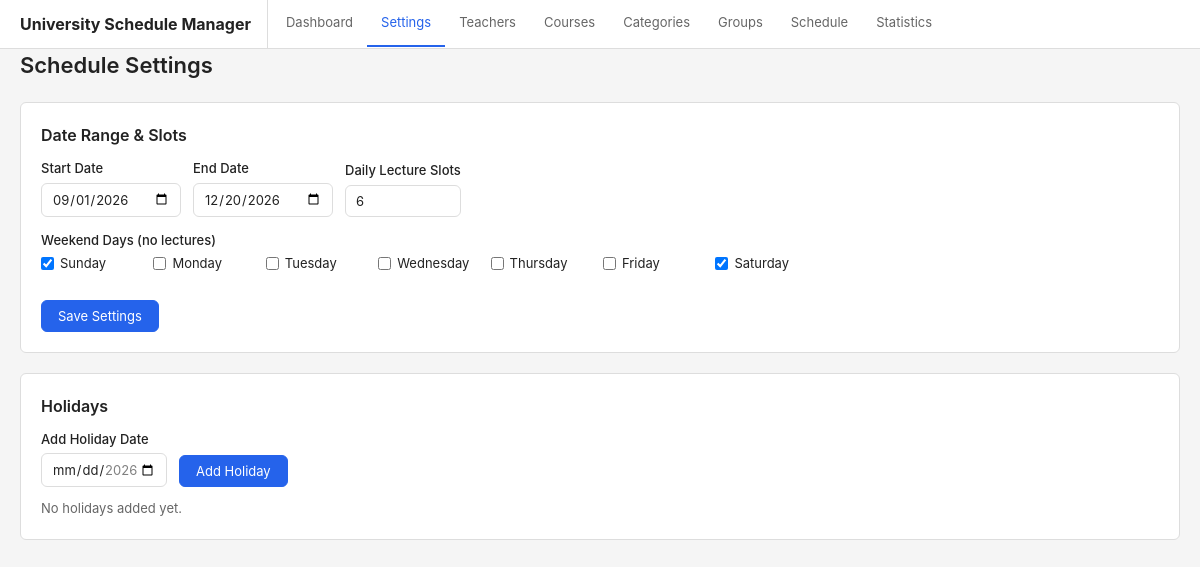
Page /?page=settings on the committed database.
### tables this page shows
CREATE TABLE settings (
        id INTEGER PRIMARY KEY CHECK (id = 1),
        start_date TEXT NOT NULL,
        end_date TEXT NOT NULL,
        daily_slots INTEGER NOT NULL DEFAULT 6,
        weekends TEXT NOT NULL DEFAULT '0,6',
        holidays TEXT NOT NULL DEFAULT '[]'
    );

### db.php (called while the page is built, shortened)
<?php
function getSettings(): ?array {
    $db = getDB();
    $result = $db->query("SELECT * FROM settings WHERE id = 1");
    $row = $result->fetchArray(SQLITE3_ASSOC);
    return $row ?: null;
}
function getDayName(int $dow): string {
    $days = ['Sunday', 'Monday', 'Tuesday', 'Wednesday', 'Thursday', 'Friday', 'Saturday'];
    return $days[$dow] ?? '';
}

### pages/settings.php (the view, shortened to what this page needs)
<?php
$settings = getSettings();
$weekends = $settings ? explode(',', $settings['weekends']) : ['0', '6'];
$holidays = $settings ? json_decode($settings['holidays'], true) : [];
?>
<div class="page-header">
    <h1>Schedule Settings</h1>
</div>
<div class="card">
    <h2>Date Range & Slots</h2>
    <form method="POST">
        <div class="form-row">
            <div class="form-group">
                <label>Start Date</label>
                <input type="date" name="start_date" value="<?= htmlspecialchars($settings['start_date'] ?? '') ?>" required>
            </div>
            <div class="form-group">
                <label>End Date</label>
                <input type="date" name="end_date" value="<?= htmlspecialchars($settings['end_date'] ?? '') ?>" required>
            </div>
            <div class="form-group">
                <label>Daily Lecture Slots</label>
                <input type="number" name="daily_slots" min="1" max="12" value="<?= $settings['daily_slots'] ?? 6 ?>" required>
            </div>
        </div>
        <div class="form-group" style="margin-top: 14px;">
            <label>Weekend Days (no lectures)</label>
            <div class="checkbox-grid">
                <?php for ($i = 0; $i < 7; $i++): ?>
                <label>
                    <input type="checkbox" name="weekends[]" value="<?= $i ?>" <?= in_array((string)$i, $weekends) ? 'checked' : '' ?>>
                    <?= getDayName($i) ?>
                </label>
                <?php endfor; ?>
            </div>
        </div>
        <button type="submit" class="btn btn-primary" style="margin-top: 8px;">Save Settings</button>
    </form>
</div>
<?php if ($settings): ?>
<div class="card">
    <h2>Holidays</h2>
    <form method="POST" class="form-row" style="margin-bottom: 12px;">
        <div class="form-group">
            <label>Add Holiday Date</label>
            <input type="date" name="holiday_date" required
                   min="<?= htmlspecialchars($settings['start_date']) ?>"
                   max="<?= htmlspecialchars($settings['end_date']) ?>">
        </div>
        <button type="submit" class="btn btn-primary">Add Holiday</button>
    </form>
    <?php if (empty($holidays)): ?>
        <p style="color: var(--text-light); font-size: 13px;">No holidays added yet.</p>
    <?php endif; ?>
</div>
<?php endif; ?>

### assets/style.css (style rules this page uses)
*, *::before, *::after { box-sizing: border-box; margin: 0; padding: 0; }
:root { --bg: #f5f5f5; --surface: #fff; --border: #ddd; --text: #222; --text-light: #666; --primary: #2563eb; --primary-hover: #1d4ed8; --danger: #dc2626; --danger-hover: #b91c1c; --success: #16a34a; --warning: #f59e0b; --radius: 6px; }
body { font-family: -apple-system, BlinkMacSystemFont, "Segoe UI", Roboto, sans-serif; background: var(--bg); color: var(--text); line-height: 1.5; font-size: 14px; }
.page-header { display: flex; align-items: center; justify-content: space-between; margin-bottom: 20px; }
.page-header h1 { font-size: 22px; font-weight: 600; }
.card { background: var(--surface); border: 1px solid var(--border); border-radius: var(--radius); padding: 20px; margin-bottom: 20px; }
.card h2 { font-size: 16px; margin-bottom: 12px; font-weight: 600; }
.form-group { margin-bottom: 14px; }
.form-group label { display: block; font-size: 13px; font-weight: 500; margin-bottom: 4px; }
.form-row { display: flex; gap: 12px; align-items: flex-end; flex-wrap: wrap; }
.form-row .form-group { margin-bottom: 0; }
input[type="text"], input[type="number"], input[type="date"], select, textarea { width: 100%; padding: 7px 10px; border: 1px solid var(--border); border-radius: var(--radius); font-size: 13px; font-family: inherit; background: var(--surface); color: var(--text); }
.btn { display: inline-flex; align-items: center; gap: 6px; padding: 7px 16px; border: 1px solid var(--border); border-radius: var(--radius); font-size: 13px; font-family: inherit; cursor: pointer; background: var(--surface); color: var(--text); transition: background 0.15s; text-decoration: none; }
.btn-primary { background: var(--primary); color: #fff; border-color: var(--primary); }
.checkbox-grid { display: grid; grid-template-columns: repeat(auto-fill, minmax(100px, 1fr)); gap: 6px; }
.checkbox-grid label { display: flex; align-items: center; gap: 6px; font-size: 13px; font-weight: 400; cursor: pointer; }

### rows in the picture
settings: start_date "09/01/2026", end_date "12/20/2026", daily_slots "6", weekends "☑"

### other values in the picture
APP_NAME "University Schedule Manager"
getDayName($i) "Sunday"
getDayName($i) "Monday"
getDayName($i) "Tuesday"
getDayName($i) "Wednesday"
getDayName($i) "Thursday"
getDayName($i) "Friday"
getDayName($i) "Saturday"
